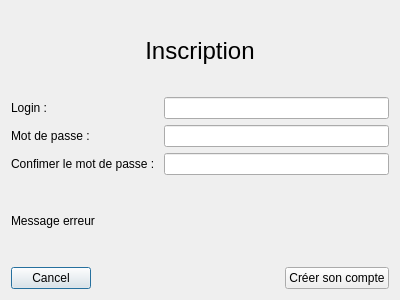
<?xml version="1.0" encoding="UTF-8"?>
<ui version="4.0">
 <class>DialogInscription</class>
 <widget class="QDialog" name="DialogInscription">
  <property name="geometry">
   <rect>
    <x>0</x>
    <y>0</y>
    <width>400</width>
    <height>300</height>
   </rect>
  </property>
  <property name="windowTitle">
   <string>Dialog</string>
  </property>
  <layout class="QVBoxLayout" name="verticalLayout">
   <item>
    <widget class="QLabel" name="labelInscription">
     <property name="font">
      <font>
       <pointsize>18</pointsize>
      </font>
     </property>
     <property name="text">
      <string>Inscription</string>
     </property>
     <property name="alignment">
      <set>Qt::AlignCenter</set>
     </property>
    </widget>
   </item>
   <item>
    <layout class="QGridLayout" name="gridLayout">
     <item row="1" column="2">
      <widget class="QLineEdit" name="mdp">
       <property name="echoMode">
        <enum>QLineEdit::Password</enum>
       </property>
      </widget>
     </item>
     <item row="1" column="0">
      <widget class="QLabel" name="label_MDP">
       <property name="text">
        <string>Mot de passe : </string>
       </property>
      </widget>
     </item>
     <item row="0" column="0">
      <widget class="QLabel" name="label_Login">
       <property name="text">
        <string>Login : </string>
       </property>
      </widget>
     </item>
     <item row="0" column="2">
      <widget class="QLineEdit" name="login"/>
     </item>
     <item row="2" column="0">
      <widget class="QLabel" name="label_MDPC">
       <property name="text">
        <string>Confimer le mot de passe : </string>
       </property>
      </widget>
     </item>
     <item row="2" column="2">
      <widget class="QLineEdit" name="mdpConfirme">
       <property name="echoMode">
        <enum>QLineEdit::Password</enum>
       </property>
      </widget>
     </item>
    </layout>
   </item>
   <item>
    <widget class="QLabel" name="Erreur">
     <property name="enabled">
      <bool>true</bool>
     </property>
     <property name="text">
      <string>Message erreur</string>
     </property>
    </widget>
   </item>
   <item>
    <layout class="QHBoxLayout" name="horizontalLayout">
     <item>
      <widget class="QPushButton" name="Cancel">
       <property name="text">
        <string>Cancel</string>
       </property>
      </widget>
     </item>
     <item>
      <spacer name="horizontalSpacer">
       <property name="orientation">
        <enum>Qt::Horizontal</enum>
       </property>
       <property name="sizeHint" stdset="0">
        <size>
         <width>40</width>
         <height>20</height>
        </size>
       </property>
      </spacer>
     </item>
     <item>
      <widget class="QPushButton" name="Creer">
       <property name="text">
        <string>Créer son compte</string>
       </property>
      </widget>
     </item>
    </layout>
   </item>
  </layout>
 </widget>
 <resources/>
 <connections/>
</ui>
